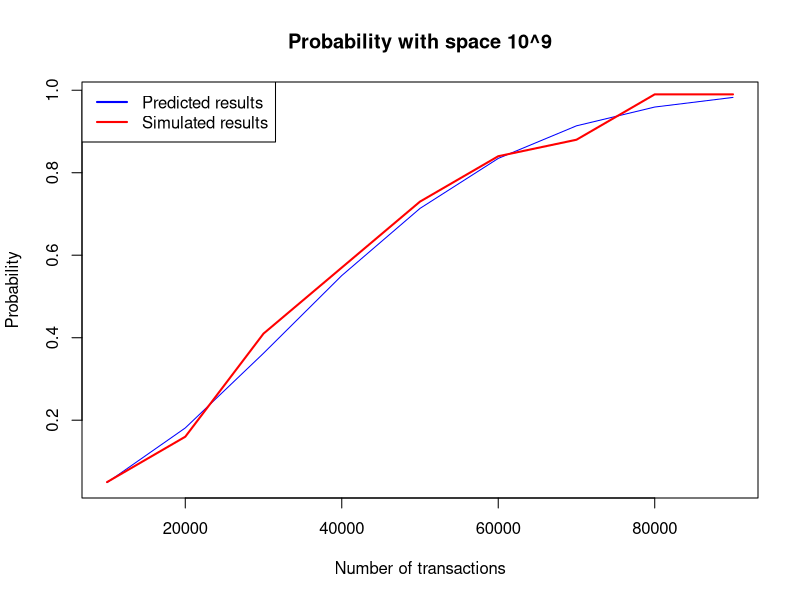
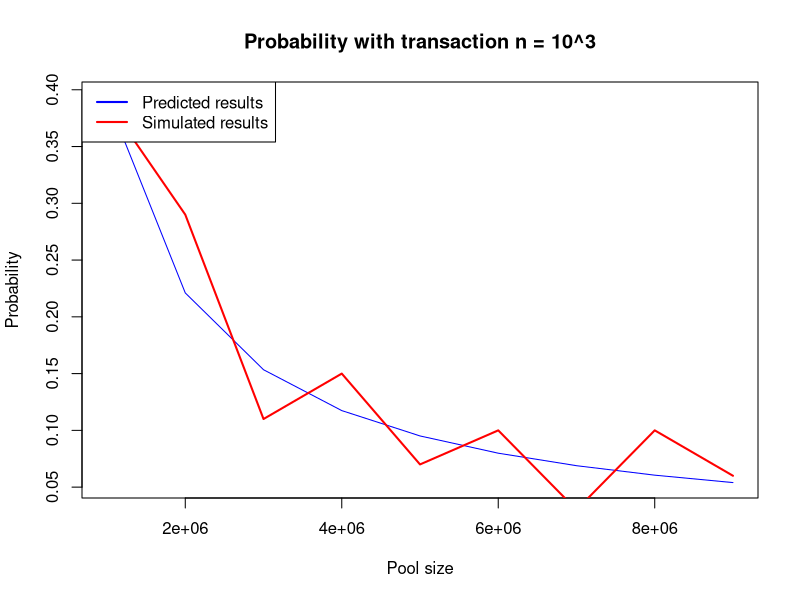
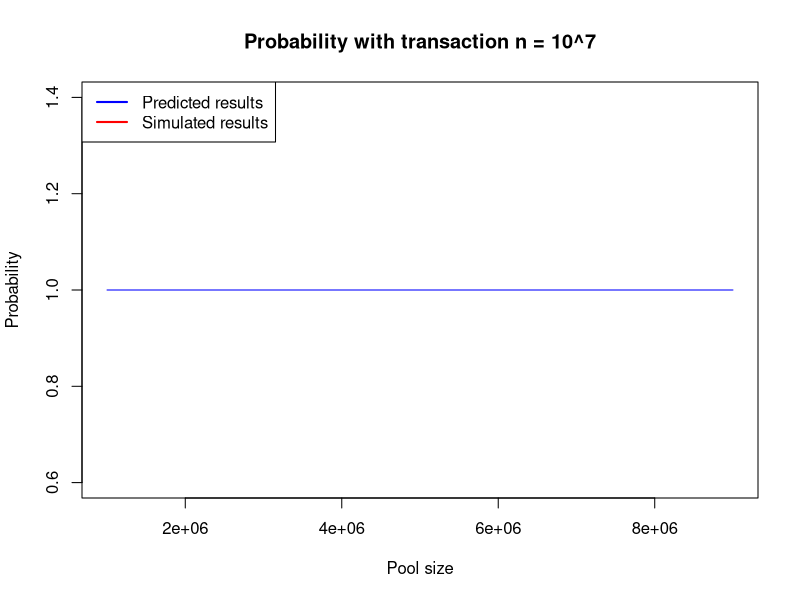

These figures' R source, in order:
## ---- chunk 1

# Select number of simulations
set.seed(123)
n <- 10000
M <- 1:10^6

simulate_ti <- function(n, M) {
  # Simulate n transaction identifiers from a pool of size M
  identifiers <- sample(M, size = n, replace = TRUE)
  return(identifiers)
}

# Simulate transaction identifiers
identifiers <- simulate_ti(n, M)

# Check for duplicates
duplicates <- duplicated(identifiers)

# Output results
print(sum(duplicates))  # Number of duplicate identifiers
print(any(duplicates))  # Check if there are any duplicate identifiers
## ---- chunk 2
simulate_collisions <- function(n, M, simulations = 100) {
  # Vectorized approach to simulate all transactions in one step
  collision_results <- replicate(simulations, {
    identifiers <- sample(1:M, size = n, replace = TRUE)
    any(duplicated(identifiers))
  })
  
  # Return the fraction of simulations with at least one collision
  return(mean(collision_results))
}

# Parameters
set.seed(123)
simulations <- 100
n_values <- c(10^3, 10^6)  # Reduced n values for speed testing
M_values <- c(10^6, 10^9)

# Compute collision probabilities using mapply
results <- expand.grid(n = n_values, M = M_values, simulations = simulations)
results$collision_prob <- mapply(simulate_collisions, results$n, results$M, MoreArgs = list(simulations = simulations))

# Display results
print(results)
## ---- chunk 3

# Plotting function for the theoretical probability
theoretical_prediction <- function(n, M) {
  1 - prod(  ( (M):(M-n+1) ) / rep(M, n)   )
}

# generate various valus of n
n_vector <- (1:9) * 10^4

results = sapply(n_vector, theoretical_prediction, M = 10^9)

print(results)

# Function to plot both simulated and theoretical values
plot(n_vector, results, type = "l", col = "blue", pch = 19, 
     main = "Probability with space 10^9", 
     xlab = "Number of transactions", 
     ylab = "Probability")


simulated_results <- sapply(n_vector, simulate_collisions, M = 10^9)
# Add the second line
lines(n_vector, simulated_results, col = "red", lwd = 2)

# Add a legend
legend("topleft", legend = c("Predicted results", "Simulated results"), 
       col = c("blue", "red"), lty = 1, lwd = 2)
## ---- chunk 4

# Plotting function for the simulated probability
theoretical_prediction <- function(M, n) {
  1 - prod(  ( (M):(M-n+1) ) / rep(M, n)   )
}

M <- (1:9) * 10^6

results = sapply(M, theoretical_prediction, n = 10^3)

print(results)


plot(M, results, type = "l", col = "blue", pch = 19, 
     main = "Probability with transaction n = 10^3", 
     xlab = "Pool size", 
     ylab = "Probability")


simulated_results <- sapply(M, simulate_collisions, n = 10^3)
# Add the second line
lines(M, simulated_results, col = "red", lwd = 2)

# Add a legend
legend("topleft", legend = c("Predicted results", "Simulated results"), 
       col = c("blue", "red"), lty = 1, lwd = 2)

results = sapply(M, theoretical_prediction, n = 10^7)

print(results)


plot(M, results, type = "l", col = "blue", pch = 19, 
     main = "Probability with transaction n = 10^7", 
     xlab = "Pool size", 
     ylab = "Probability")


simulated_results <- sapply(M, simulate_collisions, n = 10^3)
# Add the second line
lines(M, simulated_results, col = "red", lwd = 2)

# Add a legend
legend("topleft", legend = c("Predicted results", "Simulated results"), 
       col = c("blue", "red"), lty = 1, lwd = 2)
## ---- chunk 5
simulate_collisions <- function(n, M, simulations) {
  # Vectorized approach to simulate all transactions in one step
  collision_results <- replicate(simulations, {
    identifiers <- sample(1:M, size = n, replace = TRUE)
    any(duplicated(identifiers))
  })
  
  # Return the fraction of simulations with at least one collision
  return(mean(collision_results))
}

# Parameters
set.seed(123)
simulations <- 100
n_values <- c(10^5)  # Reduced n values for speed testing
M_values <- c(10^6)

# Compute collision probabilities using mapply
results <- expand.grid(n = n_values, M = M_values, simulations = simulations)
results$collision_prob <- mapply(simulate_collisions, results$n, results$M, MoreArgs = list(simulations = simulations))

# Display results
print(results)
